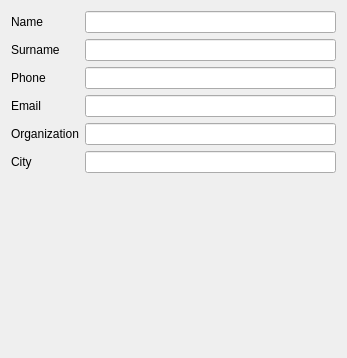
<?xml version="1.0" encoding="UTF-8"?>
<ui version="4.0">
 <class>WindowAddLeader</class>
 <widget class="QWidget" name="WindowAddLeader">
  <property name="geometry">
   <rect>
    <x>0</x>
    <y>0</y>
    <width>347</width>
    <height>358</height>
   </rect>
  </property>
  <property name="windowTitle">
   <string>Form</string>
  </property>
  <layout class="QHBoxLayout" name="horizontalLayout">
   <item>
    <layout class="QGridLayout" name="gridLayout" columnstretch="1,5">
     <item row="2" column="1">
      <widget class="QLineEdit" name="linePhone"/>
     </item>
     <item row="3" column="1">
      <widget class="QLineEdit" name="lineEmail"/>
     </item>
     <item row="4" column="1">
      <widget class="QLineEdit" name="lineOrganization"/>
     </item>
     <item row="5" column="1">
      <widget class="QLineEdit" name="lineCity"/>
     </item>
     <item row="1" column="0">
      <widget class="QLabel" name="label_2">
       <property name="text">
        <string>Surname</string>
       </property>
      </widget>
     </item>
     <item row="4" column="0">
      <widget class="QLabel" name="label_5">
       <property name="text">
        <string>Organization</string>
       </property>
      </widget>
     </item>
     <item row="2" column="0">
      <widget class="QLabel" name="label_3">
       <property name="text">
        <string>Phone</string>
       </property>
      </widget>
     </item>
     <item row="0" column="0">
      <widget class="QLabel" name="label">
       <property name="text">
        <string>Name</string>
       </property>
      </widget>
     </item>
     <item row="0" column="1">
      <widget class="QLineEdit" name="lineName"/>
     </item>
     <item row="3" column="0">
      <widget class="QLabel" name="label_4">
       <property name="text">
        <string>Email</string>
       </property>
      </widget>
     </item>
     <item row="5" column="0">
      <widget class="QLabel" name="label_6">
       <property name="text">
        <string>City</string>
       </property>
      </widget>
     </item>
     <item row="1" column="1">
      <widget class="QLineEdit" name="lineSurname"/>
     </item>
     <item row="6" column="1">
      <spacer name="verticalSpacer">
       <property name="orientation">
        <enum>Qt::Vertical</enum>
       </property>
       <property name="sizeHint" stdset="0">
        <size>
         <width>20</width>
         <height>40</height>
        </size>
       </property>
      </spacer>
     </item>
    </layout>
   </item>
  </layout>
 </widget>
 <resources/>
 <connections/>
</ui>
